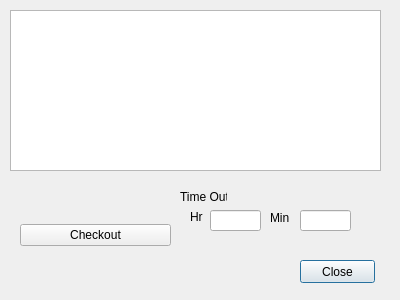
<?xml version="1.0" encoding="UTF-8"?>
<ui version="4.0">
 <class>track</class>
 <widget class="QDialog" name="track">
  <property name="geometry">
   <rect>
    <x>0</x>
    <y>0</y>
    <width>400</width>
    <height>300</height>
   </rect>
  </property>
  <property name="windowTitle">
   <string>Dialog</string>
  </property>
  <widget class="QPushButton" name="pushButton_2">
   <property name="geometry">
    <rect>
     <x>300</x>
     <y>260</y>
     <width>75</width>
     <height>23</height>
    </rect>
   </property>
   <property name="text">
    <string>Close</string>
   </property>
  </widget>
  <widget class="QWidget" name="layoutWidget">
   <property name="geometry">
    <rect>
     <x>20</x>
     <y>180</y>
     <width>151</width>
     <height>111</height>
    </rect>
   </property>
   <layout class="QVBoxLayout" name="verticalLayout">
    <item>
     <widget class="QPushButton" name="pushButton">
      <property name="text">
       <string>Checkout</string>
      </property>
     </widget>
    </item>
   </layout>
  </widget>
  <widget class="QLineEdit" name="lineEdit">
   <property name="geometry">
    <rect>
     <x>210</x>
     <y>210</y>
     <width>51</width>
     <height>21</height>
    </rect>
   </property>
  </widget>
  <widget class="QLabel" name="label">
   <property name="geometry">
    <rect>
     <x>180</x>
     <y>190</y>
     <width>47</width>
     <height>13</height>
    </rect>
   </property>
   <property name="text">
    <string>Time Out</string>
   </property>
  </widget>
  <widget class="QLineEdit" name="lineEdit_2">
   <property name="geometry">
    <rect>
     <x>300</x>
     <y>210</y>
     <width>51</width>
     <height>21</height>
    </rect>
   </property>
  </widget>
  <widget class="QLabel" name="label_2">
   <property name="geometry">
    <rect>
     <x>190</x>
     <y>210</y>
     <width>47</width>
     <height>13</height>
    </rect>
   </property>
   <property name="text">
    <string>Hr</string>
   </property>
  </widget>
  <widget class="QLabel" name="label_3">
   <property name="geometry">
    <rect>
     <x>270</x>
     <y>210</y>
     <width>31</width>
     <height>16</height>
    </rect>
   </property>
   <property name="text">
    <string>Min</string>
   </property>
  </widget>
  <widget class="QTextEdit" name="textEdit">
   <property name="geometry">
    <rect>
     <x>10</x>
     <y>10</y>
     <width>371</width>
     <height>161</height>
    </rect>
   </property>
  </widget>
 </widget>
 <resources/>
 <connections/>
</ui>
